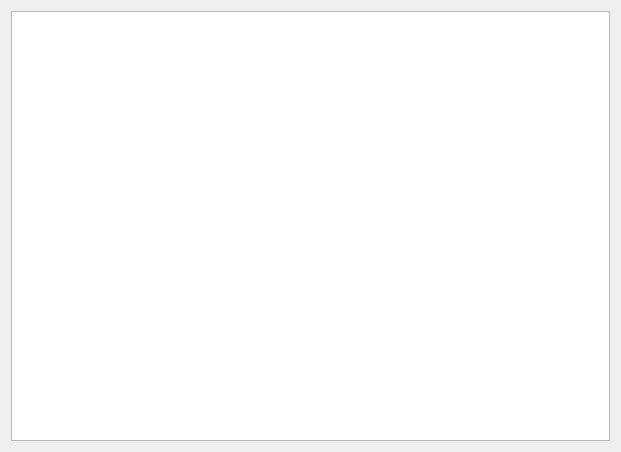
<?xml version="1.0" encoding="UTF-8"?>
<ui version="4.0">
 <class>tabla</class>
 <widget class="QDialog" name="tabla">
  <property name="geometry">
   <rect>
    <x>0</x>
    <y>0</y>
    <width>621</width>
    <height>452</height>
   </rect>
  </property>
  <property name="windowTitle">
   <string>Tabla</string>
  </property>
  <property name="windowIcon">
   <iconset>
    <normaloff>../imagenes/Figure_2-.ico</normaloff>../imagenes/Figure_2-.ico</iconset>
  </property>
  <layout class="QGridLayout" name="gridLayout">
   <item row="0" column="0">
    <widget class="QTableView" name="tableView"/>
   </item>
  </layout>
 </widget>
 <resources/>
 <connections/>
</ui>
